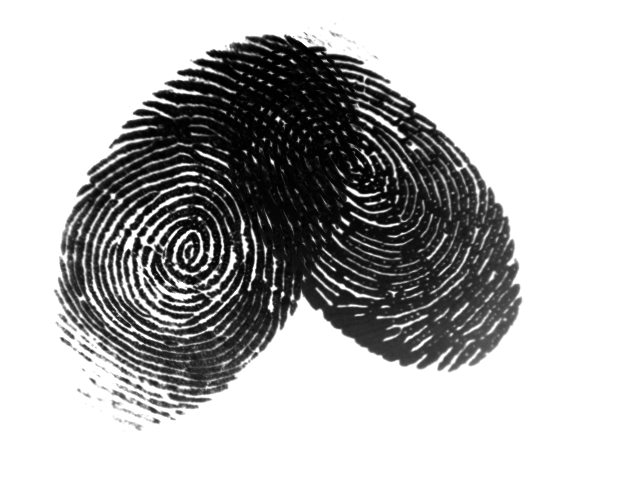
#> input picture overlapped_prints_test.tiff, 640 x 480 px; its folder holds only this picture in this run
$ python -i utils.py   (imports and definitions only)   (older library calls are emulated)
#> lines starting #> are read from the running program, lines starting #| are printed output that depends on the picture; after the words box and inside, x2 and y2 are one past the last pixel; in counts of white or black regions, pixels touching at a corner belong together
### data.py
"""
This module defines the utilities and interface for loading
fingerprint datasets.
"""

import glob, random, cv2, os.path

class FingerprintDataset:
    """Provides ulility to read and load images from a specific dataset."""

    def __init__(self, name, dir_path, image_extension):
        if dir_path[-1] != "/":
            dir_path += "/"

        if image_extension[0] != ".":
            image_extension = "." + image_extension

        self.name = name
        self.dir_path = dir_path
        self.image_extension = image_extension
        self.file_list = glob.glob(dir_path + "*" + image_extension)
        self.file_list.sort()

    def get_num_images(self):
        """Return number of images in dataset."""
        return len(self.file_list)

    def get_file_list(self):
        """Print list of names of files in the dataset."""
        return self.file_list

    # [29 lines left out: functions read_random_image, read_image_at_ind, read_image, not called in this run]


FVC2002_1A = FingerprintDataset(
    name = "Fingerprint Verification Competition 2002, Database 1.A",
    dir_path = "data/fvc2002/db1_a/", image_extension = ".tif")

DESIGN_SHOW_TIF = FingerprintDataset(
    name = "Subset of FVC2002_1A to use in design show application",
    dir_path = "data/design_show/", image_extension = ".tif")

DESIGN_SHOW_TRANSP = FingerprintDataset(
    name = "Subset of FVC2002_1A to use in design show application",
    dir_path = "data/design_show_transp/", image_extension = ".png")

### model.py
"""
Provides algorithm for fingerprint seperation as described in Feng 2012.

Method includes three steps:
    1. Orientation Field Estimation (implemented)
    2. Relaxation Labeling (not completed)
    3. Individual Print Extraction via Gabor Filter
"""

import cmath
import cv2
import matplotlib.pyplot as plt
import matplotlib.cm
# import pylab
import numpy as np
import scipy.spatial
import scipy.stats

from functools import partial
from math import atan2, cos

BLOCK_SIZE = 16
MIN_FREQ = 5
MAX_FREQ = 32
MIN_ORIENT_DIFF = cmath.pi/12


# generate static frequency domain indexing
# -----------------------------------------
def gen_locals(locii, locjj):
    irange = np.arange(locii-1, locii+2)
    jrange = np.arange(locjj-1, locjj+2)
    ilocs, jlocs = np.mod(np.meshgrid(irange, jrange), 64)
    not_cntr = lambda coords: ((coords[0] != locii) or (coords[1] != locjj))
    coords = zip(ilocs.flatten(), jlocs.flatten())
    coords = np.array(filter(not_cntr, coords))
    return (locii, locjj, coords)

locs = gen_locals(2, 2)

ii, jj = np.meshgrid(np.arange(0, 64, dtype=np.float),
                     np.arange(0, 64, dtype=np.float),
                     indexing="ij")

dist_llc = np.sqrt(ii*ii+jj*jj)
LLC_MASK = (dist_llc >= MIN_FREQ) & (dist_llc < MAX_FREQ)
LLC_COORDS = np.transpose(np.nonzero(LLC_MASK))
LLC_POINTS = [gen_locals(*coords) for coords in LLC_COORDS]
#> further down, picture is the input picture: shape (480, 640); min 0, max 255, mean 182.2

dist_ulc = np.sqrt((63-ii)*(63-ii)+jj*jj)
ULC_MASK = (dist_ulc >= MIN_FREQ) & (dist_ulc < MAX_FREQ)
ULC_COORDS = np.transpose(np.nonzero(ULC_MASK))
ULC_POINTS = [gen_locals(*coords) for coords in ULC_COORDS]


# [471 lines left out: functions _find_two_largest_extrema, estimate_orientation, _sort_overlapped_coords, _blockify_print_region, relax_label_two, prep and 1 more, not called in this run]

### utils.py
import cv2
import scipy.spatial
import matplotlib.pyplot as plt
import skimage.filter.rank

import numpy as np
import skimage.morphology as skmorph

import data
import model

def extract_region_opening(img, is_demo=False):
    """
    Extracts fingerprint region of image via mophological opening
    """
#> called with is_demo = False

    after_median = skimage.filter.rank.median(img, skmorph.disk(9))
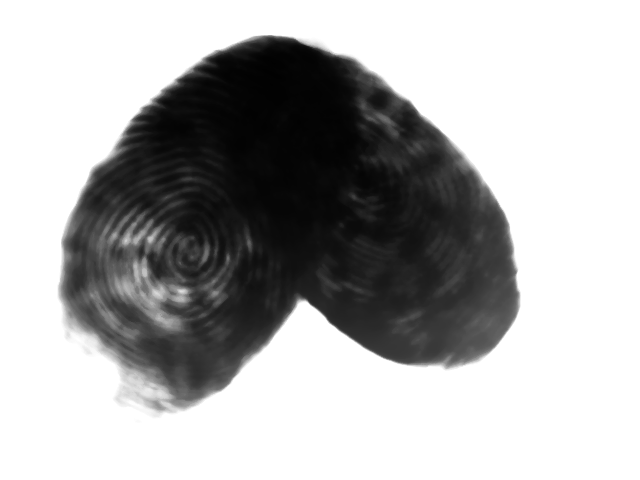
#> after_median: shape (480, 640); min 1, max 255, mean 175.5
    after_erode = skmorph.erosion(after_median, skmorph.disk(11))
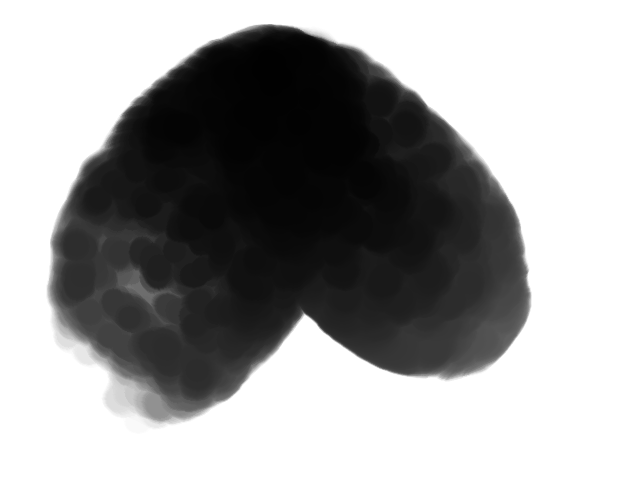
#> after_erode: shape (480, 640); min 1, max 255, mean 160.6
    after_dil = skmorph.dilation(after_erode, skmorph.disk(5))
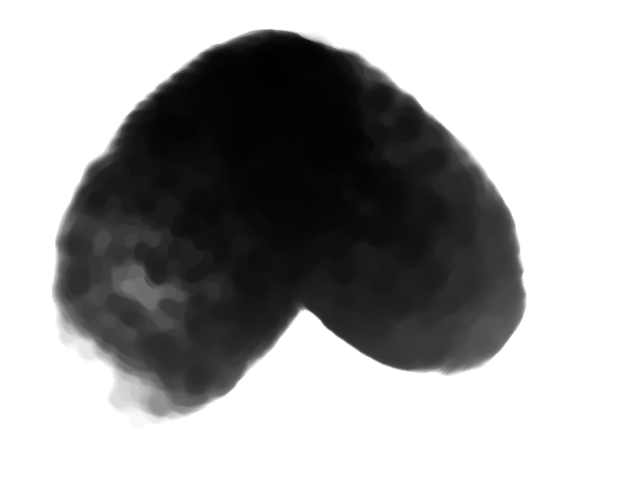
#> after_dil: shape (480, 640); min 1, max 255, mean 166.5
    _, t_dil_img = cv2.threshold(after_dil, 240, 40, cv2.THRESH_BINARY)
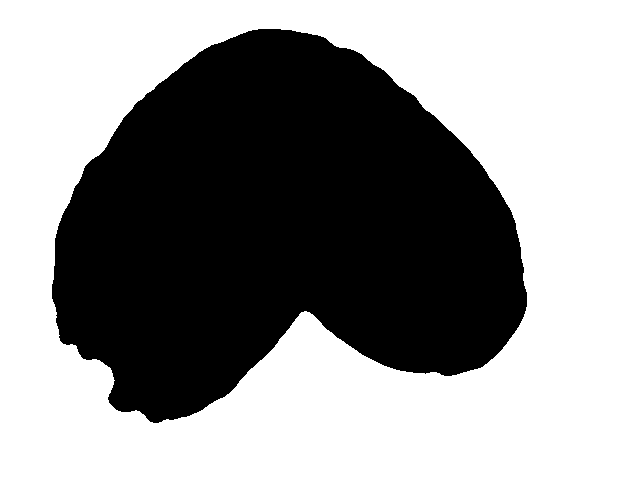
#> t_dil_img: shape (480, 640); values 0 (black) and 40 (white), 58.4% white; 1 black region, box (x1, y1, x2, y2) and area: (52, 29, 527, 423) 127703

    if is_demo:
        _, t_med_img = cv2.threshold(after_median, 240, 255, cv2.THRESH_BINARY)
        _, t_erd_img = cv2.threshold(after_erode, 240, 40, cv2.THRESH_BINARY)
        erd_gry = t_erd_img.astype(np.uint8) * 255
        rgb_erd = np.dstack((erd_gry, img, img))
        dil_gry = t_dil_img.astype(np.uint8) * 255
        rgb_dil = np.dstack((dil_gry, img, img))

        plt.subplot(2,2,1)
        plt.imshow(after_erode, cmap="gray", interpolation="nearest")

        plt.subplot(2,2,2)
        plt.imshow(rgb_erd, interpolation="nearest")

        plt.subplot(2,2,3)
        plt.imshow(after_dil, cmap="gray", interpolation="nearest")

        plt.subplot(2,2,4)
        plt.imshow(rgb_dil, interpolation="nearest")
        plt.show()

    return t_dil_img


def extract_region_chull(img, is_demo=False):
    """
    Extracts fingerprint region of image as convex hull
    """

    after_median = skimage.filter.rank.median(img, skmorph.disk(5))
    _, t_img = cv2.threshold(after_median, 245, 255, cv2.THRESH_BINARY)
    t_img = t_img.astype(np.int32)
    is_zero = t_img == 0
    pixel_verts = np.transpose(np.nonzero(is_zero))
    chull = scipy.spatial.ConvexHull(np.array(pixel_verts))
    ch_verts = chull.points[chull.vertices]
    ch_verts = np.array([ch_verts[:,1], ch_verts[:,0]], dtype=np.int32)
    ch_verts = np.transpose(ch_verts)
    fprnt_area = np.zeros_like(img)
    cv2.fillConvexPoly(fprnt_area, ch_verts, 1)
    fingprint_region =  fprnt_area.astype(np.bool)

    if is_demo:
        cr_img = (fingprint_region != 1).astype(np.uint8) * 255
        rgb_img = np.dstack((cr_img, img, img))
        plt.imshow(rgb_img, interpolation="nearest")
        plt.show()

    return fingprint_region

>>> import cv2
>>> picture = cv2.imread('overlapped_prints_test.tiff', cv2.IMREAD_GRAYSCALE)
>>> result = extract_region_opening(picture)
